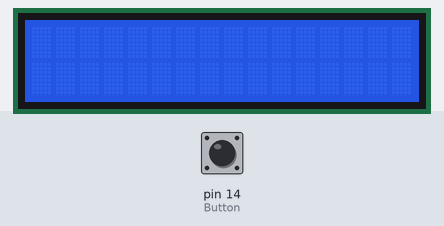
This sketch was run on a simulated Arduino Uno, built with avr-gcc and run on an emulated ATmega328P. On the bench: 16×2 character LCD. Inputs (shaded band) come from the test bench; at power-on: pin 14 (Button) LOW.

Above: at 1.3 s.
1.4 s: pin 14 (Button) pulled HIGH for 1 s
At 3.4 s:
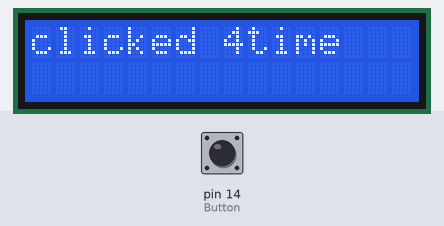
3.9 s: pin 14 (Button) pulled HIGH for 0.15 s
At 5.1 s:
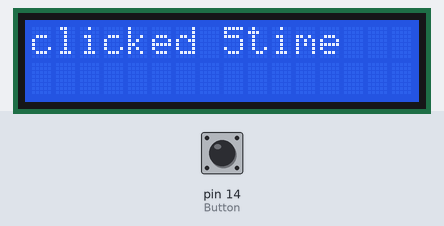
5.5 s: pin 14 (Button) pulled HIGH for 0.15 s
At 6.5 s:
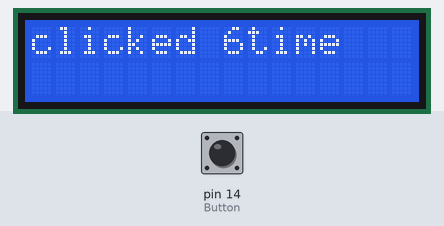
7.1 s: pin 14 (Button) pulled HIGH for 1 s
At 8.9 s:
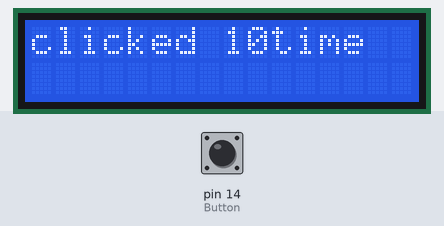
Timing chart, 0 to 10.4 s (numbered marks = the images above; inputs shaded):
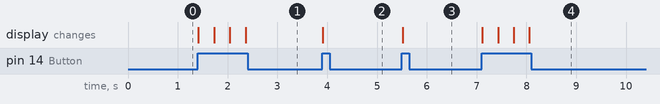

Measured:
- after the input at 1.4 s, the display: first changes at once (image 1 shows a later state)
- after the input at 3.9 s, the display: changes at once (image 2)
- after the input at 5.5 s, the display: changes at once (image 3)
- after the input at 7.1 s, the display: first changes at once (image 4 shows a later state)

The sketch:

buttonExample.ino
```cpp
#include <LiquidCrystal_I2C.h>
int sum=0;
LiquidCrystal_I2C lcd(0x3F, 16, 2);
int Button = 14;
void setup() {
  lcd.begin(16,2);
  lcd.init();
  lcd.backlight();

  lcd.setCursor(5, 0);
  Serial.begin(115200); //serial 통신이 속도를 정함

  pinMode(Button,INPUT);
}

void loop() {
  // put your main code here, to run repeatedly:
  while(1){
  int val = digitalRead(Button);
  if(val>=1){
  sum+=1;
  lcd.clear();
  lcd.print("clicked ");
  lcd.print(sum);
  lcd.print("time");
  val=0;
  delay(300);
  }
  }
}
```
